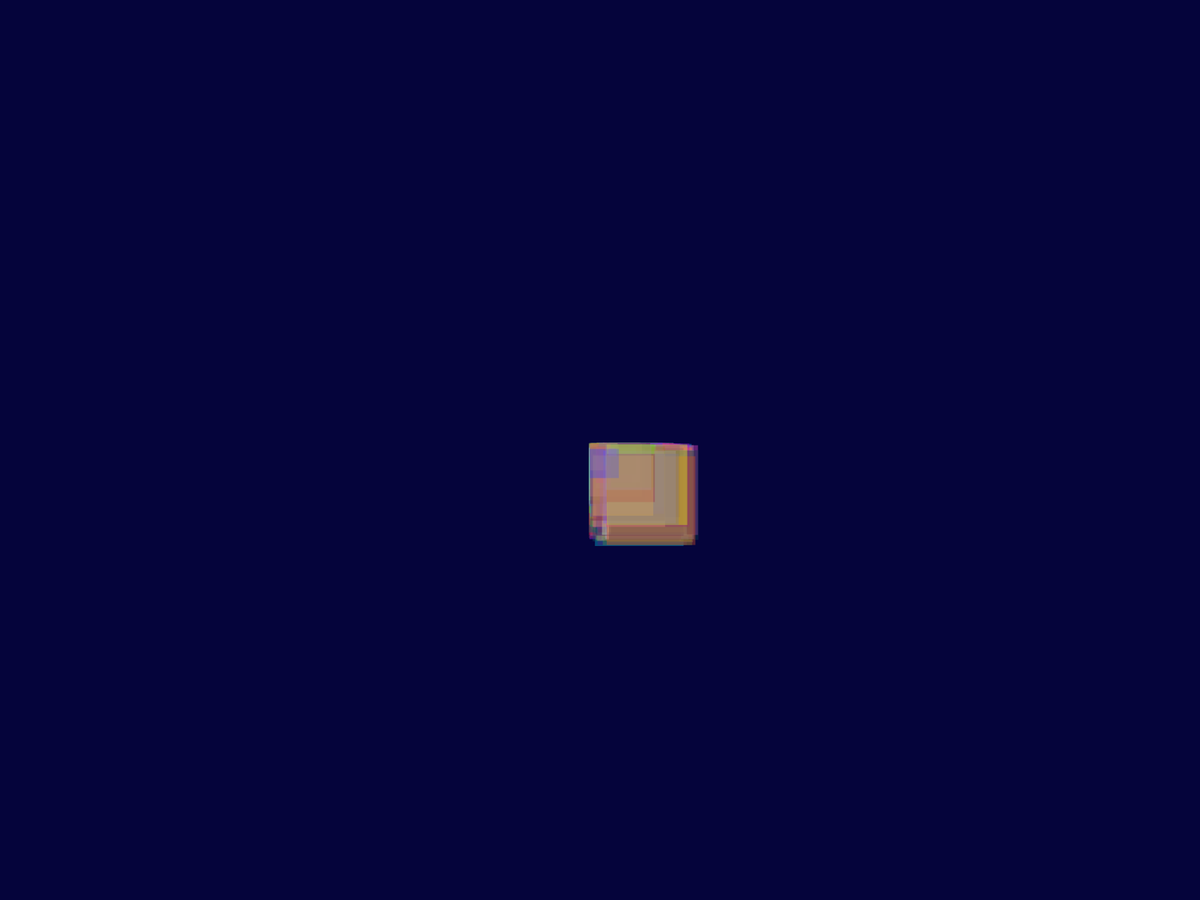
Frame 1 (no input)
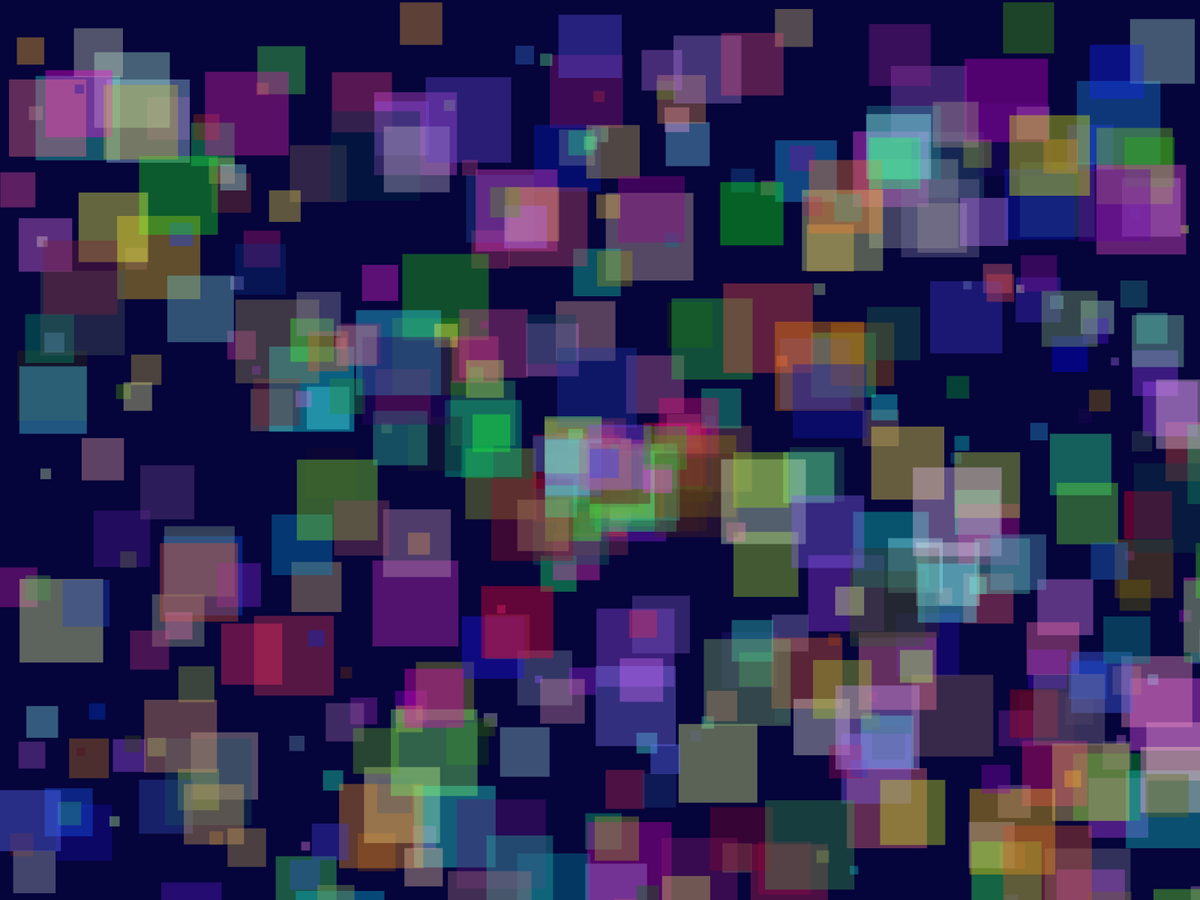
Frame 60 (the mouse pressed at the canvas centre just before this capture)
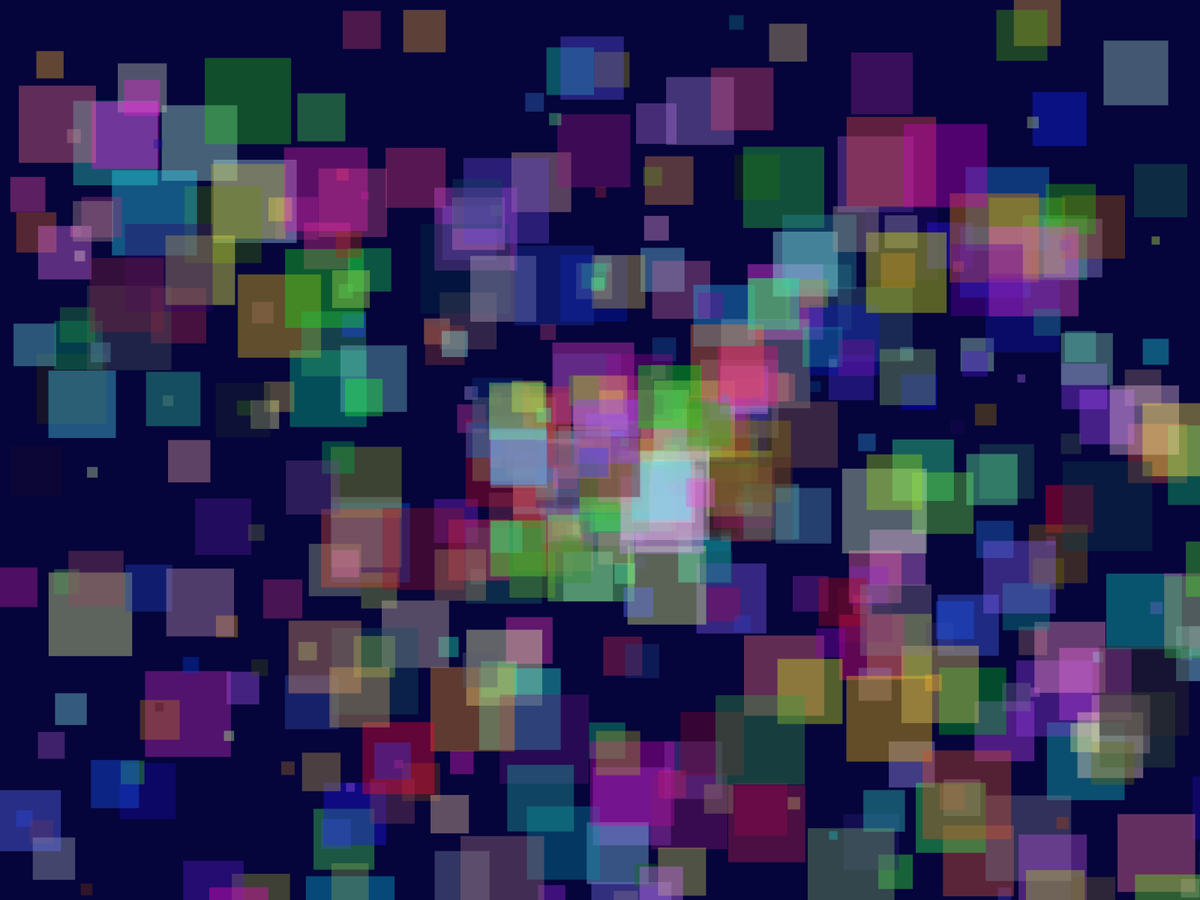
Frame 120 (the mouse held since frame 60 and released just before this capture)

The Processing sketch that drew these frames (run headless with seeded random() and noise(); from frame 60 on, the mouse is pressed at the canvas centre):

// Processing sketch: Kelly_s_Cubes
// ── Kelly_s_Cubes.pde
int ballCount = 499;
float [] ballSize = new float[ballCount];
float [] xPosition = new float[ballCount];
float [] yPosition = new float[ballCount];
float [] xSpeed = new float[ballCount];
float [] ySpeed = new float[ballCount];
float [] colorR = new float[ballCount];
float [] colorG = new float[ballCount];
float [] colorB = new float[ballCount];

void setup(){
  fullScreen();
  
  for (int i=0; i<ballCount; i++){
    ballSize[i] = random(10,120);
    xPosition[i] = width/2;
    yPosition[i] = height/2;
    xSpeed[i] = random(-15,15);
    ySpeed[i] = random(-10,10);
    colorR[i] = random(255);
    colorG[i] = random(255);
    colorB[i] = random(255);
  }
}

void draw(){
  background(#05043B);
  for (int i=0; i<ballCount; i++){
    xPosition[i] += xSpeed[i];
    yPosition[i] += ySpeed[i];
    fill(colorR[i],colorG[i],colorB[i],100);
    noStroke();
    rect(xPosition[i],yPosition[i],ballSize[i],ballSize[i]);
    
    if (xPosition[i] < 0){
      xPosition[i] = width/2;
      yPosition[i] = height/2;
    }
    if (xPosition[i] > width){
      xPosition[i] = width/2;
      yPosition[i] = height/2;
    }
    if(yPosition[i] < 0){
      xPosition[i] = width/2;
      yPosition[i] = height/2;
    }
    if(yPosition[i] > height){
      xPosition[i] = width/2;
      yPosition[i] = height/2;
    }
  }
}

void keyPressed(){
  for (int i=0; i<ballCount; i++){
    xPosition[i] = width/2;
    yPosition[i] = height/2;
  }
}
